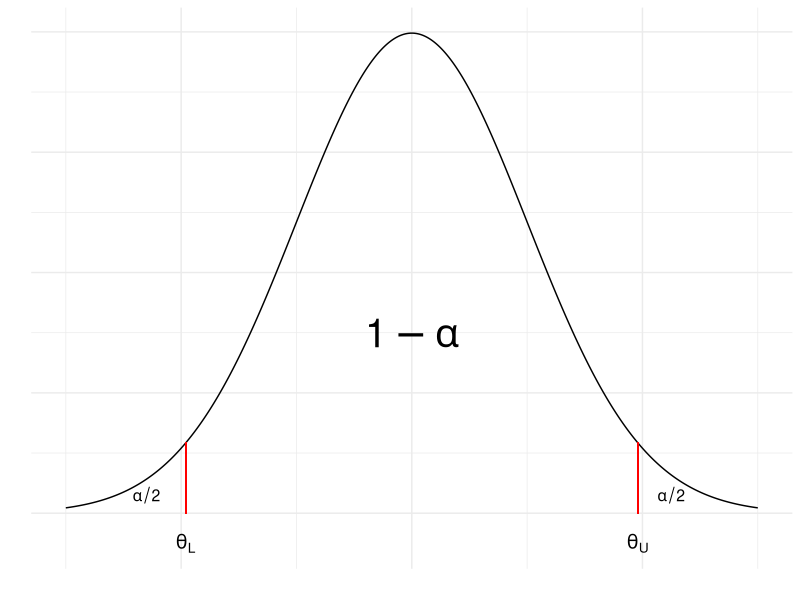
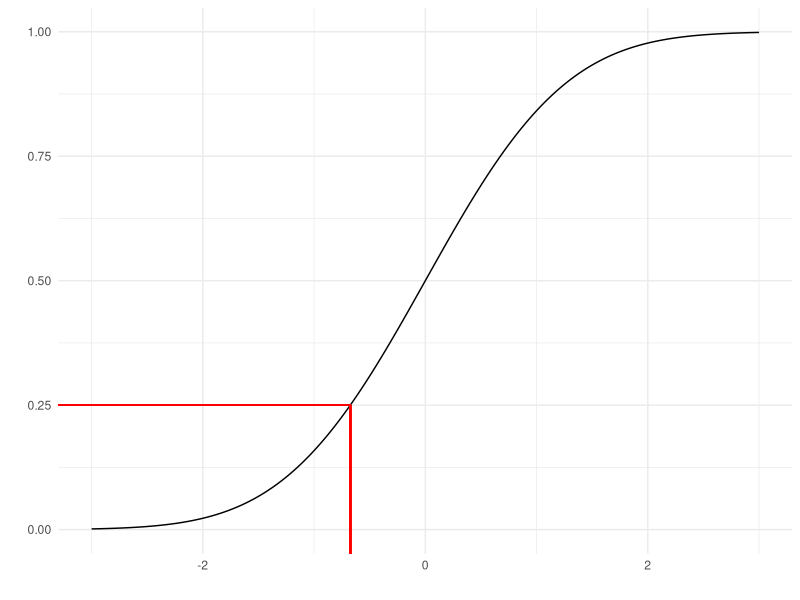
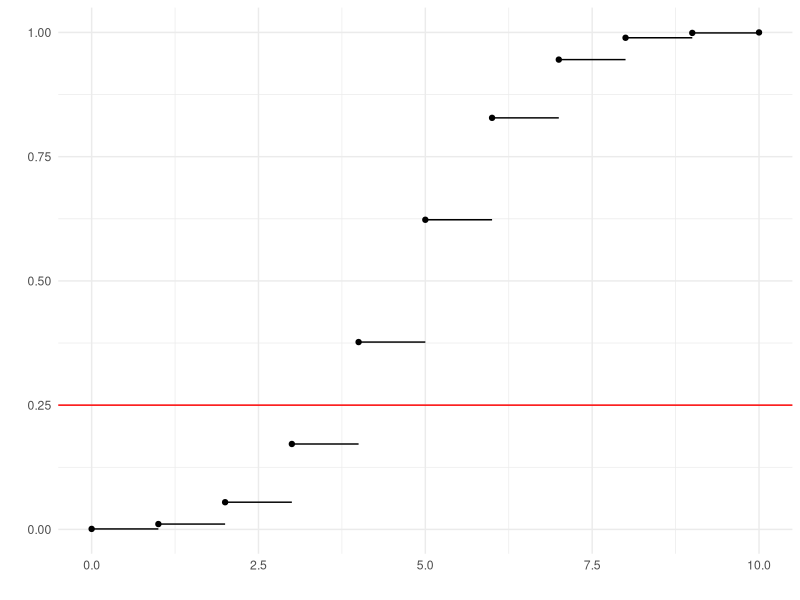

Write the R code that produced these figures, in order.
#####################################################################
# Illustrations for confidence intervals
# with known variance
# Autor: Jose Antonio Perusquía Cortés
# Afil : Facultad de Ciencias - UNAM
# Curso : Inferencia Estadística
#####################################################################

#####################################################################
# Required libraries 
library(ggplot2)      # Version 3.5.2
library(ggthemes)     # Version 5.1.0
library(dplyr)        # Version 1.1.4
#####################################################################

#####################################################################
# Symmetric distribution
x=seq(-3,3,by=.01)
fx=dnorm(x)

df = data.frame(x,fx)
ggplot(df,aes(x=x,y=fx))+
  geom_line()+
  theme_minimal()+
  geom_segment(x=qnorm(.025),y=0,xend=qnorm(.025),
               yend=dnorm(qnorm(.025)),col='red',
               linewidth=.5)+
  geom_segment(x=qnorm(.975),y=0,xend=qnorm(.975),
               yend=dnorm(qnorm(.975)),col='red',
               linewidth=.5)+
  annotate("text",x=0,y=.15,label=expression(1-alpha),
           size=10)+
  annotate("text",x=-2.3,y=.015,label=expression(alpha/2),
           size=4)+
  annotate("text",x=2.25,y=.015,label=expression(alpha/2),
           size=4)+
  annotate("text",x=qnorm(.025),y=-0.025,label=expression(theta[L]),
           size=5)+
  annotate("text",x=qnorm(.975),y=-0.025,label=expression(theta[U]),
           size=5)+
  labs(x='',y='')+
  theme(axis.text = element_blank())
#####################################################################

#####################################################################
# Quantile function for continuous random variable
x=seq(-3,3,by=.01)
fx=pnorm(x)
df=data.frame(x,fx)

ggplot(df,aes(x=x,y=fx))+
  geom_line()+
  theme_minimal()+
  labs(x='',y='')+
  geom_segment(x=qnorm(0),xend=qnorm(0.25),y=0.25,
               yend=0.25,col='red')+
  geom_segment(x=qnorm(0.25),xend=qnorm(0.25),y=pnorm(qnorm(0.25)),
               yend=qnorm(0.25),col='red')
#####################################################################

#####################################################################
# Quantile function for discrete distributions
x=c(0:10)
fx=pbinom(x,prob=.5,size=10)
df=data.frame(x,fx)

x_in = x[-11]
x_end = x[-1]
y_in = fx[-11]
y_end = fx[-11]

df1=data.frame(x_in,x_end,y_in,y_end)

ggplot(df,aes(x=x,y=fx))+
  geom_point()+
  geom_segment(data=df1,aes(x=x_in,xend=x_end,y=y_in,yend=y_end))+
  theme_minimal()+
  labs(x='',y='')+
  geom_hline(yintercept=0.25,col='red')

# The quantile for 0.25 is 4 but it accumulates much more mass
qbinom(.25,10,.5)
pbinom(4,10,.5)
#####################################################################